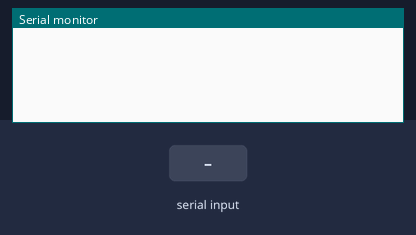
A sketch run on a simulated Arduino Uno, built with avr-gcc and run on an emulated ATmega328P. On the bench: the last lines printed to the serial monitor. The inputs (shaded band) are chosen by the test bench.

Above: at 1.2 s.
1.3 s: "+\n" received over Serial
At 2.1 s:
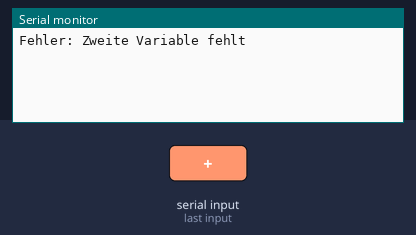
2.8 s: "-\n" received over Serial
At 3.3 s:
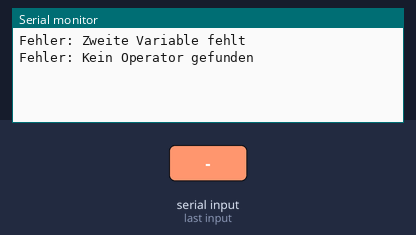
4.3 s: "90/45\n" received over Serial
At 5.7 s:
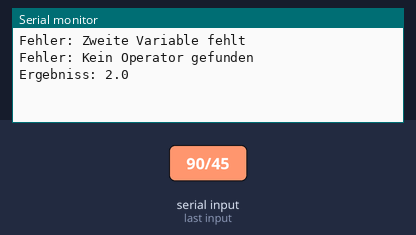

Measured:
- after the input at 1.3 s, the serial monitor: prints a new line at once (image 1)
- after the input at 2.8 s, the serial monitor: prints a new line at once (image 2)
- after the input at 4.3 s, the serial monitor: prints a new line at once (image 3)

The sketch:

sketch_may4a.ino
```cpp
// Input Variable für die Eingabe
String input = "";

void setup()
{
  // Serielle Kommunikation mit 9600 Baud
  Serial.begin(9600);

}

void loop()
{
  // Prüfen, ob Daten über die serielle Schnittstelle empfangen wurden
  if (Serial.available() > 0)
  {
    // Eingabe bis "Enter" lesen
    input = Serial.readStringUntil('\n');

    // Leerzeichen am Anfang und Ende von Input entfernen
    input.trim();

    // Prüfen, ob die Eingabe leer ist
    if (input.length() == 0)
    {
      Serial.println("Fehler: Ungueltige Eingabe");
      return;
    }

    // Variablen für die Berechnung festlegen
    // Defintion mit -1 weil dieser Index nicht möglich ist.
    int operatorIndex = -1;
    char operation = '\0';

    // Mathematische Operation wird gesucht mit for Schleife
    for (int i = 0; i < input.length(); i++)
    {
      char currentChar = input.charAt(i);

      // Plus, Mal und Geteilt soll erkannt werden
      if (currentChar == '+' || currentChar == '*' || currentChar == '/')
      {
        operatorIndex = i;
        operation = currentChar;
        break;
      }

      // Minus nur dann als Operator erkennen, wenn es nicht am Anfang steht. Damit vorangestellte negative Zahlen möglich sind.
      if (currentChar == '-' && i > 0)
      {
        operatorIndex = i;
        operation = currentChar;
        break;
      }
    }

    // Wenn kein Operator wie definiert gefunden wurde, ist die Eingabe ungültig
    if (operatorIndex == -1)
    {
      Serial.println("Fehler: Kein Operator gefunden");
      return;
    }

    // Eingabe in einen linken und einen rechten Teil teilen
    String leftPart = input.substring(0, operatorIndex);
    String rightPart = input.substring(operatorIndex + 1);

    // Leerzeichen entfernen
    leftPart.trim();
    rightPart.trim();

    // Prüfen, ob beide Teile befüllt sind
    if (leftPart.length() == 0 || rightPart.length() == 0)
    {
      Serial.println("Fehler: Zweite Variable fehlt");
      return;
    }

    // Text in Zahlen umwandeln
    double leftNumber = leftPart.toFloat();
    double rightNumber = rightPart.toFloat();

    // Variable für das Ergebnis
    double result = 0;

    // Berechnung abhängig vom gefundenen Operator durchführen
    switch (operation)
    {
      case '+':
        result = leftNumber + rightNumber;
        break;

      case '-':
        result = leftNumber - rightNumber;
        break;

      case '*':
        result = leftNumber * rightNumber;
        break;

      case '/':
        // Ungültige Division durch 0 erkennen
        if (rightNumber == 0)
        {
          Serial.println("Fehler: Division durch 0 nicht moeglich");
          return;
        }

        result = leftNumber / rightNumber;
        break;

      default:
        Serial.println("Fehler: Unbekannter Operator!");
        return;
    }

    // Ergebnis an den PC zurücksenden
    Serial.print("Ergebniss: ");
    // Rundung auf eine Nachkommastelle festgelegt
    Serial.println(result, 1);
  }
}
```
